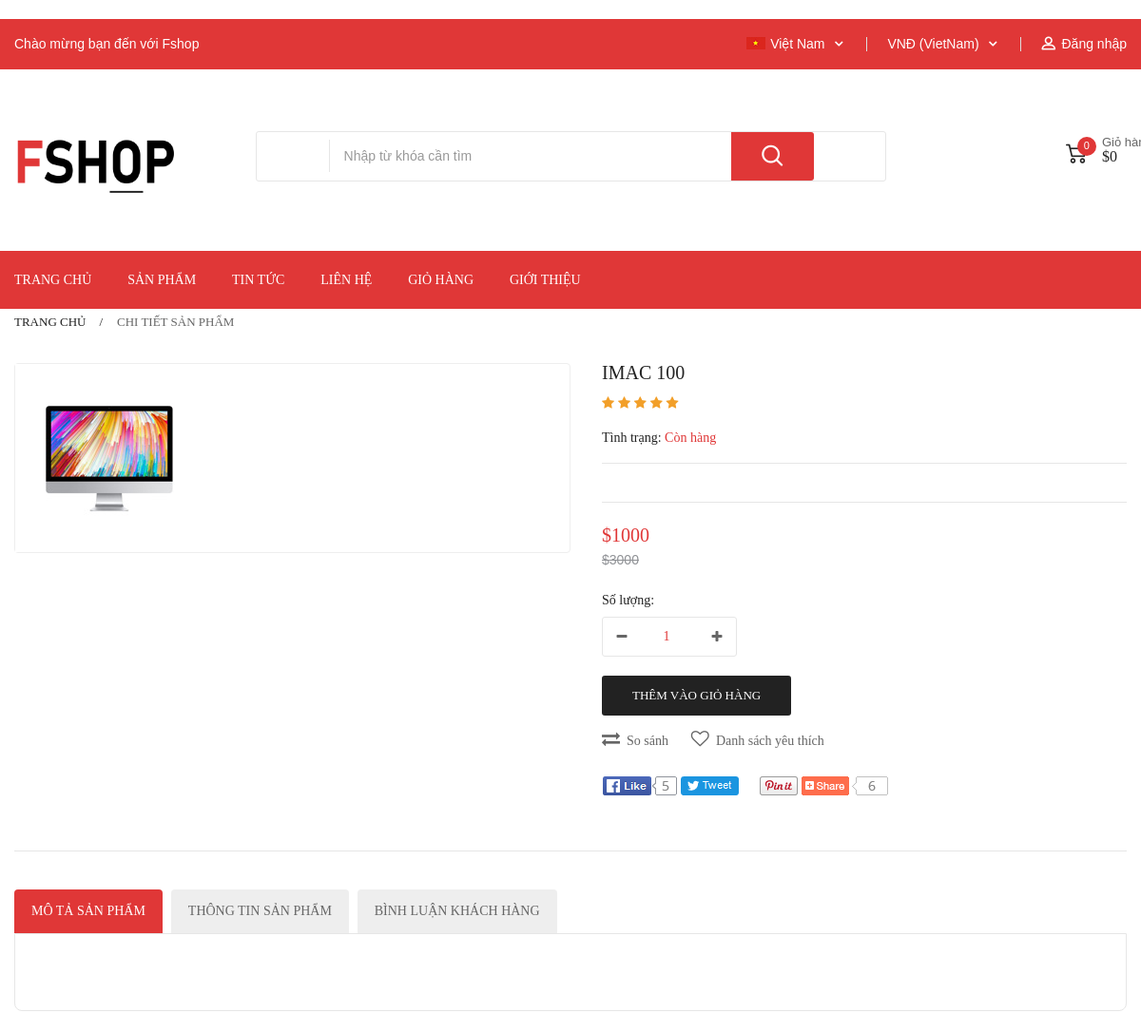
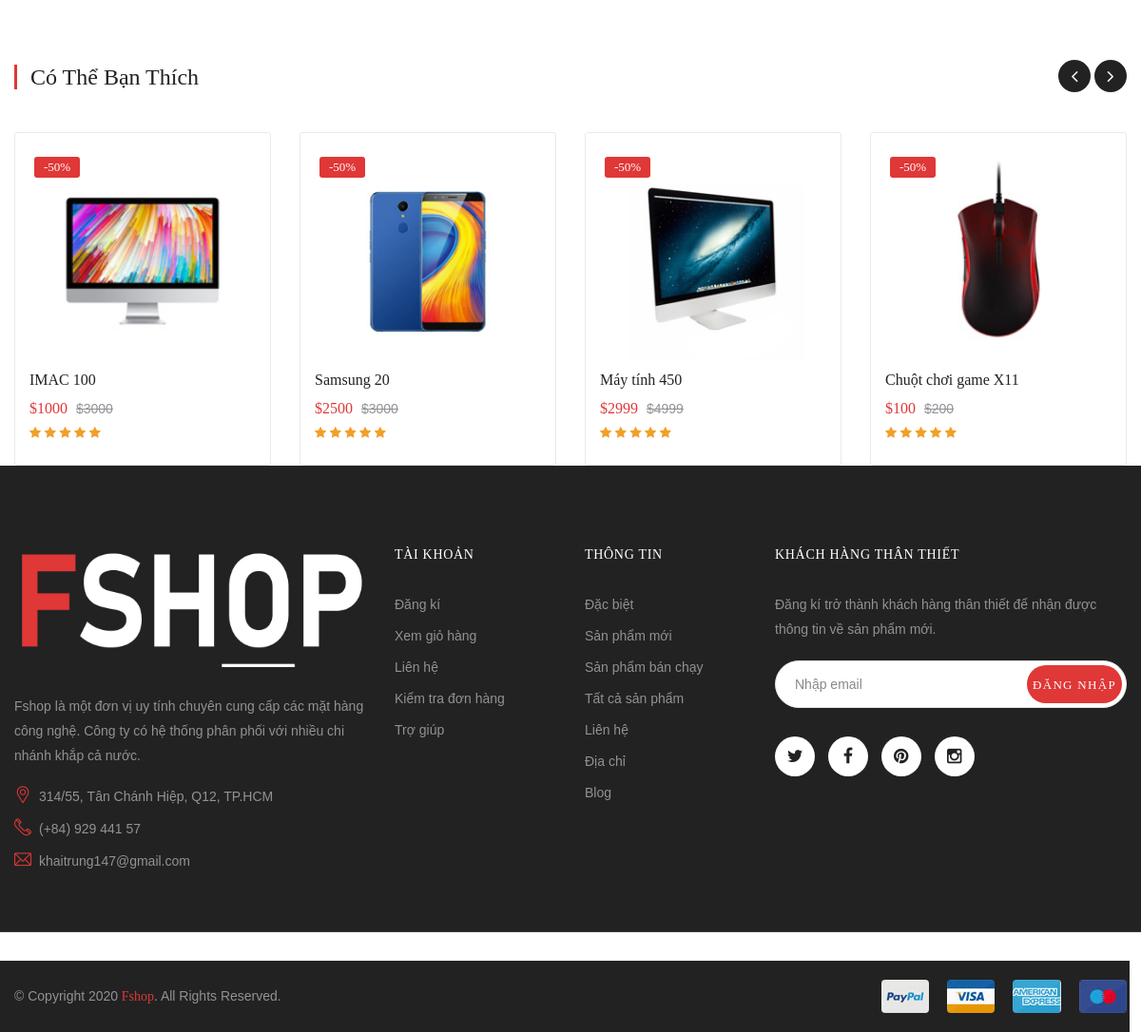
/site/index.php?ctrl=product&action=detail&id=4, run on the app's committed database (2 pictures, top to bottom).
### tables this page shows
CREATE TABLE `sanpham` (
  `ma_sp` int(225) NOT NULL,
  `ma_loai` int(11) NOT NULL,
  `ten_sp` varchar(20) NOT NULL,
  `gia_goc` decimal(20,0) NOT NULL,
  `gia_giam` decimal(20,0) NOT NULL,
  `ma_hang` int(11) NOT NULL,
  `hinh_anh` varchar(100) NOT NULL,
  `mo_ta` varchar(100) NOT NULL,
  `truy_cap` int(11) DEFAULT NULL,
  `thu_tu` int(225) NOT NULL,
  `an_hien` tinyint(1) NOT NULL
);

### site/model/database.php (called while the page is built, shortened)
<?php
    function getConnection(){
        $host= 'localhost';
        $dbname= 'du_an_1';
        $username='root';
        $password='';
        $options= array(PDO::MYSQL_ATTR_INIT_COMMAND => "SET NAMES utf8",
        PDO::ATTR_ERRMODE => PDO::ERRMODE_EXCEPTION);
        $DBH= new PDO('mysql:host='.$host.';dbname='.$dbname,$username, $password, $options);
        return $DBH;
    }
    function query($sql){
        $connect= getConnection();
        $result=$connect->query($sql);
        return $result;
    }
    function queryOne($sql){
        $connect= getConnection();
        $result= $connect->query($sql);
        $row=$result->fetch(PDO::FETCH_ASSOC);
        return $row;
    }
?>

### site/model/product.php (called while the page is built, shortened)
<?php
	include 'database.php';
	function showAllProduct()
	{
		$sql='select * from sanpham';
		return query($sql);
	}
	function showProductbyId($id){
		$sql="select *from sanpham where ma_sp='$id' ";
		return queryOne($sql);
	}
?>

### site/view/detail_product.php (the view, shortened to what this page needs)
<div class="container">
            <ol class="breadcrumb-page">
                <li><a href="index.php">Trang chủ</a></li>
                <li class="active"><a href="#">Chi tiết sản phẩm</a></li>
            </ol>
        </div>
        <div class="container">
            <div class="product-content-single">
                <div class="row">
                    <div class="col-md-6 col-sm-12 padding-right">
                        <div class="product-media">
                            <div class="image-preview-container image-thick-box image_preview_container">
                                <img id="img_zoom" data-zoom-image="<?php echo $product['hinh_anh'] ?>"
                                     src="<?php echo $product['hinh_anh'] ?>" alt="">
                            </div>
                        </div>
                    </div>
                    <div class="col-md-6 col-sm-12">
                        <div class="product-info-main">
                            <div class="product-name"><a href="#"><?php echo $product['ten_sp'] ?></a></div>
                            <span class="star-rating">
                                    <i class="fa fa-star" aria-hidden="true"></i>
                                    <i class="fa fa-star" aria-hidden="true"></i>
                                    <i class="fa fa-star" aria-hidden="true"></i>
                                    <i class="fa fa-star" aria-hidden="true"></i>
                                    <i class="fa fa-star" aria-hidden="true"></i>
                                </span>
                            <div class="product-info-stock-sku">
                                <div class="stock available">
                                    <span class="label-stock">Tình trạng: </span>Còn hàng
                                </div>
                            </div>
                            <div class="product-infomation">
                            </div>
                            <div class="product-info-price">
                                <span class="price">
                                    <ins>$<?php echo $product['gia_giam'] ?></ins>
                                    <del>$<?php echo $product['gia_goc'] ?></del>
                                </span>
                                <div class="quantity">
                                    <h6 class="quantity-title">Số lượng:</h6>
                                    <div class="buttons-added">
                                        <input type="text" value="1" title="Qty" class="input-text qty text" size="1">
                                        <a href="#" class="sign plus"><i class="fa fa-plus"></i></a>
                                        <a href="#" class="sign minus"><i class="fa fa-minus"></i></a>
                                    </div>
                                </div>
                                <div class="single-add-to-cart">
                                    <a href="index.php?ctrl=cart&action=addtocart&id=<?php echo $product['ma_sp'] ?>" class="btn-add-to-cart">Thêm vào giỏ hàng</a>
                                    <a href="compare.html" class="compare"><i class="fa fa-exchange"></i>So sánh</a>
                                    <a href="wishlist.html" class="wishlist"><i class="fa fa-heart-o" aria-hidden="true"></i>Danh sách yêu thích</a>
                                </div>
                            </div>
                            <div class="group-btn-share">
                                <a href="#"><img src="assets/images/detail/btn1.png" alt="btn1"></a>
                                <a href="#"><img src="assets/images/detail/btn2.png" alt="btn1"></a>
                                <a href="#"><img src="assets/images/detail/btn3.png" alt="btn1"></a>
                                <a href="#"><img src="assets/images/detail/btn4.png" alt="btn1"></a>
                            </div>
                        </div>
                    </div>
                </div>
            </div>
        </div>
        <div class="container">
            <div class="tab-details-product">
                <ul class="box-tab nav-tab">
                    <li class="active"><a data-toggle="tab" href="#tab-1">Mô tả sản phẩm</a></li>
                    <li><a data-toggle="tab" href="#tab-2">Thông tin sản phẩm</a></li>
                    <li><a data-toggle="tab" href="#tab-3">Bình luận khách hàng</a></li>
                </ul>
                <div class="tab-container">
                                    <?php
                                        include 'model/comment.php';
                                    ?>
                </div>
            </div>
        </div>
       <div class="block-recent-view">
            <div class="container">
                <div class="title-of-section"><span>Có thể bạn thích</span></div>
                <div class="owl-carousel nav-style2 border-background equal-container" data-nav="true"
                     data-autoplay="false" data-dots="false" data-loop="true" data-margin="30"
                     data-responsive='{"0":{"items":1},"480":{"items":2},"768":{"items":3},"992":{"items":4},"1000":{"items":4}}'>
                      <?php
                     foreach ($all as $koy){
                     echo '
                      <div class="product-item style1">
                        <div class="product-inner equal-elem">
                            <div class="product-thumb">
                                <div class="thumb-inner">
                                    <a href="index.php?ctrl=product&action=detail&id='.$koy['ma_sp'].'"><img src="../images/'.$koy['hinh_anh'].'" alt=""></a>
                                </div>
                                <span class="onsale">-50%</span>
                                  <a href="#" class="quick-view">Quick View</a>
                            </div>
                            <div class="product-innfo">
                                <div class="product-name"><a href="#">'.$koy['ten_sp'].'</a></div>
                                <span class="price">
                                        <ins>$'.$koy['gia_giam'].'</ins>
                                        <del>$'.$koy['gia_goc'].'</del>
                                    </span>
                                <span class="star-rating">
                                        <i class="fa fa-star" aria-hidden="true"></i>
                                        <i class="fa fa-star" aria-hidden="true"></i>
                                        <i class="fa fa-star" aria-hidden="true"></i>
                                        <i class="fa fa-star" aria-hidden="true"></i>
                                        <i class="fa fa-star" aria-hidden="true"></i>
                                        <span class="review">5 Review(s)</span>
                                    </span>
                                <div class="group-btn-hover style2">
                                    <a href="#" class="add-to-cart"><i class="flaticon-shopping-cart"
                                                                       aria-hidden="true"></i></a>
                                    <a href="compare.html" class="compare"><i class="fa fa-exchange"></i></a>
                                    <a href="wishlist.html" class="wishlist"><i class="fa fa-heart-o" aria-hidden="true"></i></a>
                                </div>
                            </div>
                        </div>
                    </div>
                   ';
                     }?>
                   </div>
       </div>
       </div>
        </div>

### data on the page
sanpham: hinh_anh (picture), ten_sp "IMAC 100", gia_giam "1000", gia_goc "3000"
sanpham: hinh_anh (picture), ten_sp "Samsung 20", gia_giam "2500", gia_goc "3000"
sanpham: hinh_anh (picture), ten_sp "Máy tính 450", gia_giam "2999", gia_goc "4999"
sanpham: hinh_anh (picture), ten_sp "Chuột chơi game X11", gia_giam "100", gia_goc "200"

### other printed values
$dem "0"
$tongtien "0"
